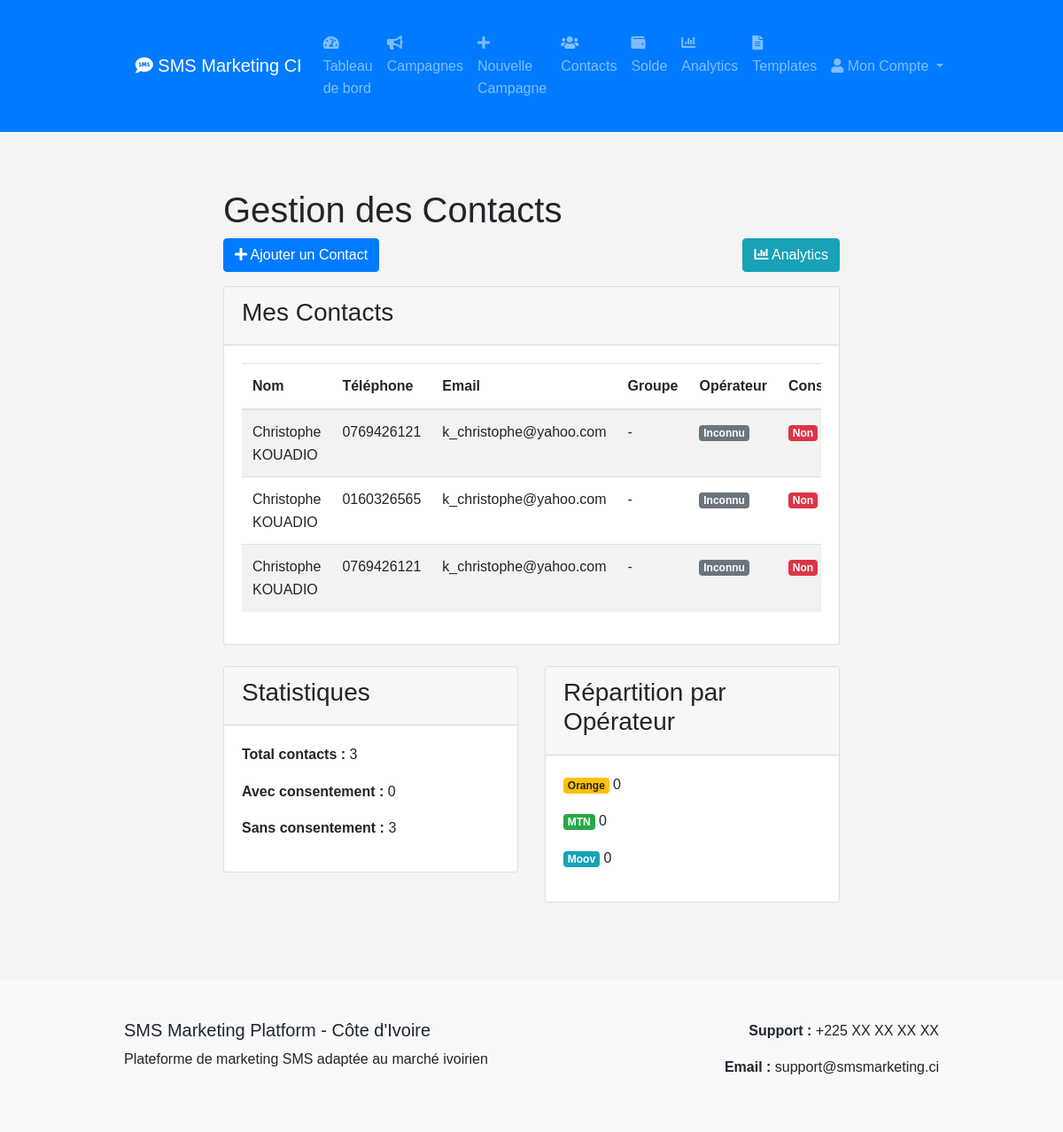
/contacts (signed in), run on the app's committed database.
### tables this page shows
CREATE TABLE contacts (
                    id INTEGER PRIMARY KEY,
                    user_id INTEGER NOT NULL,
                    group_id INTEGER,
                    name TEXT NOT NULL,
                    phone TEXT NOT NULL,
                    email TEXT,
                    consent_given BOOLEAN DEFAULT 0,
                    consent_date TEXT,
                    opt_out BOOLEAN DEFAULT 0,
                    opt_out_date TEXT,
                    operator TEXT,
                    FOREIGN KEY (user_id) REFERENCES users (id),
                    FOREIGN KEY (group_id) REFERENCES contact_groups (id)
                );

### app.py (the view)
@app.route('/contacts')
def contacts():
    if 'user_id' not in session:
        return redirect(url_for('login'))
    platform = SMSMarketingPlatform()
    contacts = platform.get_contacts(session['user_id'])
    groups = platform.get_groups(session['user_id'])
    return render_template('contacts.html', contacts=contacts, groups=groups)

### sms_platform.py (called while the page is built)
    def get_contacts(self, user_id):
        self.cursor.execute('''
            SELECT c.id, c.name, c.phone, c.email, g.name as group_name
            FROM contacts c
            LEFT JOIN contact_groups g ON c.group_id = g.id
            WHERE c.user_id = ?
        ''', (user_id,))
        return self.cursor.fetchall()

    def get_groups(self, user_id):
        self.cursor.execute('SELECT id, name FROM contact_groups WHERE user_id = ?', (user_id,))
        return self.cursor.fetchall()

    def initialize_sms_providers(self):
        import os
        orange_key = os.getenv('ORANGE_API_KEY')
        mtn_key = os.getenv('MTN_API_KEY')
        moov_key = os.getenv('MOOV_API_KEY')
        self.sms_manager = create_ivory_coast_sms_manager(
            orange_api_key=orange_key,
            mtn_api_key=mtn_key,
            moov_api_key=moov_key
        )

### sms_providers.py (called while the page is built)
def create_ivory_coast_sms_manager(orange_api_key: str = None,
                                  mtn_api_key: str = None,
                                  moov_api_key: str = None) -> SMSManager:
    manager = SMSManager()
    if orange_api_key:
        manager.add_provider('orange', OrangeSMS(orange_api_key))
    if mtn_api_key:
        manager.add_provider('mtn', MTNSMS(mtn_api_key))
    if moov_api_key:
        manager.add_provider('moov', MoovSMS(moov_api_key))
    if orange_api_key:
        manager.set_default_provider('orange')
    elif mtn_api_key:
        manager.set_default_provider('mtn')
    elif moov_api_key:
        manager.set_default_provider('moov')
    return manager

    def add_provider(self, name: str, provider: SMSProvider):
        self.providers[name] = provider
        if not self.default_provider:
            self.default_provider = name

    def set_default_provider(self, name: str):
        if name in self.providers:
            self.default_provider = name

### templates/contacts.html (shortened to what this page needs)
{% extends "base.html" %}
{% block content %}
<div class="container">
    <h1>Gestion des Contacts</h1>
    <div class="row mb-3">
        <div class="col-md-6">
            <a href="{{ url_for('add_contact') }}" class="btn btn-primary">
                <i class="fas fa-plus"></i> Ajouter un Contact
            </a>
        </div>
        <div class="col-md-6 text-right">
            <a href="{{ url_for('analytics') }}" class="btn btn-info">
                <i class="fas fa-chart-bar"></i> Analytics
            </a>
        </div>
    </div>
    <div class="row">
        <div class="col-12">
            <div class="card">
                <div class="card-header">
                    <h3>Mes Contacts</h3>
                </div>
                <div class="card-body">
                    <div class="table-responsive">
                        <table class="table table-striped">
                            <thead>
                                <tr>
                                    <th>Nom</th>
                                    <th>Téléphone</th>
                                    <th>Email</th>
                                    <th>Groupe</th>
                                    <th>Opérateur</th>
                                    <th>Consentement</th>
                                </tr>
                            </thead>
                            <tbody>
                                {% for contact in contacts %}
                                <tr>
                                    <td>{{ contact[1] }}</td>
                                    <td>{{ contact[2] }}</td>
                                    <td>{{ contact[3] or '-' }}</td>
                                    <td>{{ contact[4] or '-' }}</td>
                                    <td>
                                        {% if contact[5] == 'orange' %}
                                            <span class="badge badge-warning">Orange</span>
                                        {% elif contact[5] == 'mtn' %}
                                            <span class="badge badge-success">MTN</span>
                                        {% elif contact[5] == 'moov' %}
                                            <span class="badge badge-info">Moov</span>
                                        {% else %}
                                            <span class="badge badge-secondary">Inconnu</span>
                                        {% endif %}
                                    </td>
                                    <td>
                                        {% if contact[6] %}
                                            <span class="badge badge-success">Oui</span>
                                        {% else %}
                                            <span class="badge badge-danger">Non</span>
                                        {% endif %}
                                    </td>
                                </tr>
                                {% endfor %}
                            </tbody>
                        </table>
                    </div>
                </div>
            </div>
        </div>
    </div>
    <div class="row mt-4">
        <div class="col-md-6">
            <div class="card">
                <div class="card-header">
                    <h3>Statistiques</h3>
                </div>
                <div class="card-body">
                    <p><strong>Total contacts :</strong> {{ contacts|length }}</p>
                    <p><strong>Avec consentement :</strong> {{ contacts|selectattr('6')|list|length }}</p>
                    <p><strong>Sans consentement :</strong> {{ contacts|rejectattr('6')|list|length }}</p>
                </div>
            </div>
        </div>
        <div class="col-md-6">
            <div class="card">
                <div class="card-header">
                    <h3>Répartition par Opérateur</h3>
                </div>
                <div class="card-body">
                    {% set orange_count = contacts|selectattr('5', 'equalto', 'orange')|list|length %}
                    {% set mtn_count = contacts|selectattr('5', 'equalto', 'mtn')|list|length %}
                    {% set moov_count = contacts|selectattr('5', 'equalto', 'moov')|list|length %}
                    <p><span class="badge badge-warning">Orange</span> {{ orange_count }}</p>
                    <p><span class="badge badge-success">MTN</span> {{ mtn_count }}</p>
                    <p><span class="badge badge-info">Moov</span> {{ moov_count }}</p>
                </div>
            </div>
        </div>
    </div>
</div>
{% endblock %}

### static/css/style.css (style rules this page uses)
body { font-family: Arial, sans-serif; line-height: 1.6; margin: 0; padding: 0; background-color: #f4f4f4; }
.container { width: 80%; margin: auto; overflow: hidden; padding: 20px; }

### data on the page
contacts: name "Christophe KOUADIO", phone "0769426121", email "k_christophe@yahoo.com", contact "-"
contacts: name "Christophe KOUADIO", phone "0160326565", email "k_christophe@yahoo.com", contact "-"
contacts: name "Christophe KOUADIO", phone "0769426121", email "k_christophe@yahoo.com", contact "-"

### other printed values
{{ contacts|length }} "3"
{{ contacts|selectattr('6')|list|length }} "0"
{{ contacts|rejectattr('6')|list|length }} "3"
{{ orange_count }} "0"
{{ mtn_count }} "0"
{{ moov_count }} "0"
